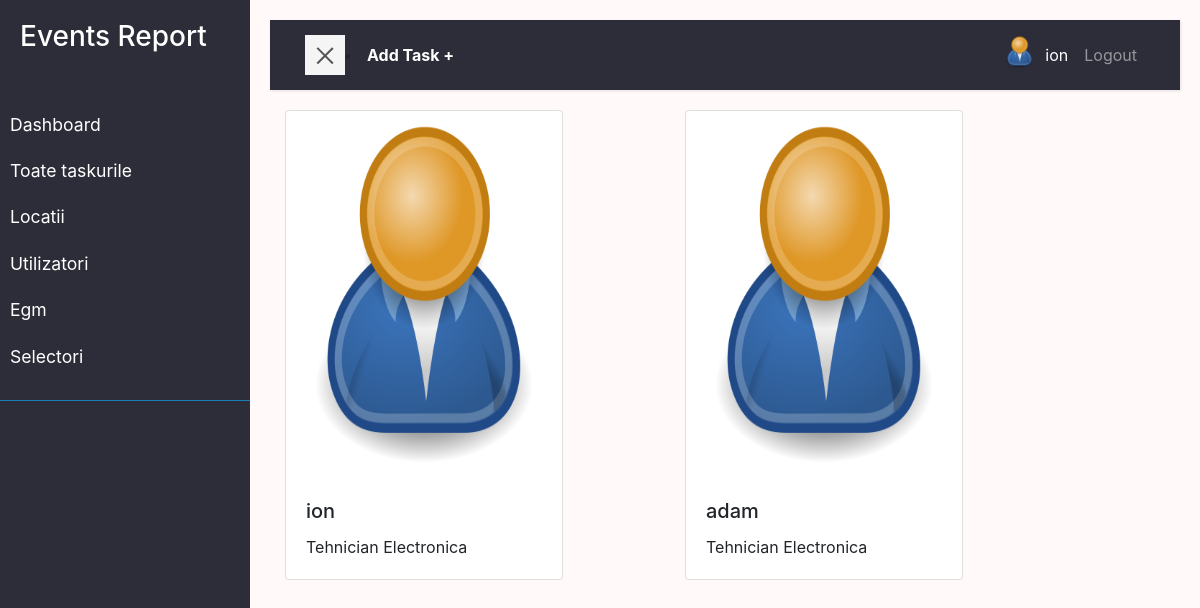
/user/profiles (signed in), run on an earlier commit of the app's database.
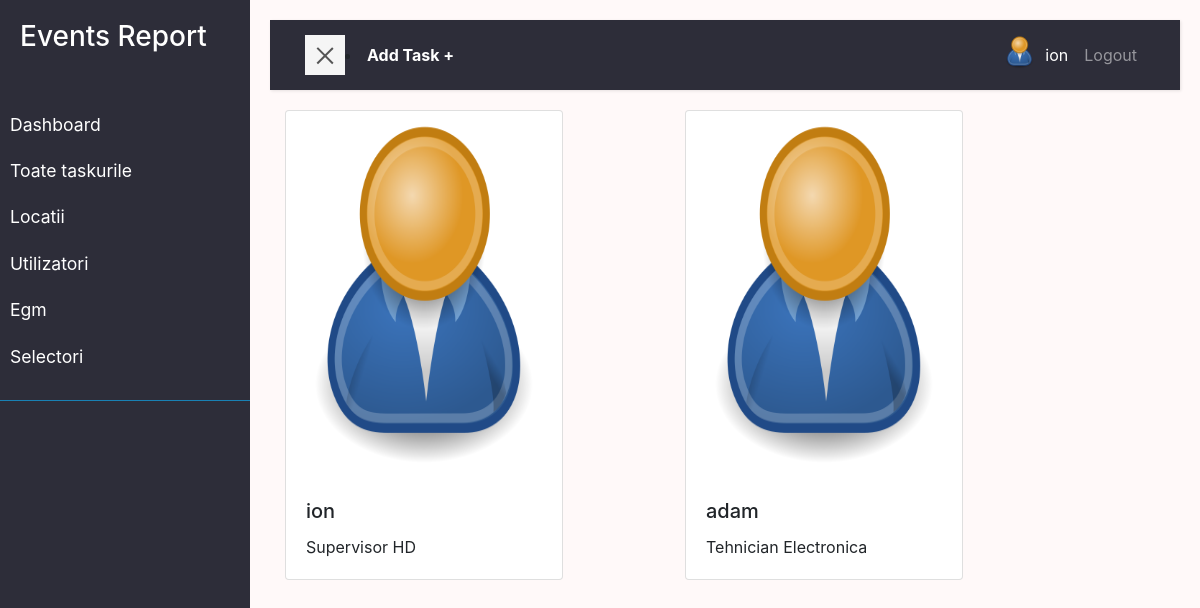
And on a later commit of the database.
### user/models.py (models this page shows, shortened)
class Profile(models.Model):
    user = models.OneToOneField(
        User, on_delete=models.DO_NOTHING, null=True, blank=True)
    nume = models.CharField(max_length=200, blank=True, null=True)
    prenume = models.CharField(max_length=200, blank=True, null=True)
    email = models.EmailField(max_length=500, blank=True, null=True)
    email_serviciu = models.EmailField(
        max_length=500, unique=True, blank=True, null=True)
    username = models.CharField(max_length=200, blank=True, null=True)
    location = models.CharField(max_length=200, blank=True, null=True)
    functie = models.CharField(
        max_length=200, blank=True, null=True, default='Tehnician Electronica')
    profile_image = models.ImageField(
        null=True, blank=True, upload_to='profiles/', default='profiles/user-default.png')
    url_facebook = models.CharField(max_length=200, blank=True, null=True)
    phone = models.CharField(max_length=200, blank=True, null=True)
    phone_serviciu = models.CharField(max_length=200, blank=True, null=True)
    created = models.DateTimeField(auto_now_add=True)
    id = models.UUIDField(default=uuid.uuid4, unique=True,
                          primary_key=True, editable=False)
    class Meta:
        ordering = ['created']
    @property
    def imageURL(self):
        try:
            url = self.profile_image.url
        except:
            url = ''
        return url

### user/views.py (the view)
# urls.py: path('profiles', views.profiles, name='profiles'),
@login_required(login_url='login')
def profiles(request):
    profiles = Profile.objects.all
    context = {'profiles': profiles}
    return render(request, 'user/profiles.html', context)

### user/templates/user/profiles.html
{% extends 'main.html' %}
 {% block content %}
<div class="row row-cols-1 row-cols-md-1 g-4">
  {% for profile in profiles %}
  <div class="col-4 card-user">
    <div class="col-10">
      <a
        href="{% url 'user_profile' profile.id %}?next=/user/profiles"
        class="card"
      >
        <img src="{{profile.imageURL}}" class="card-img-top" alt="image" />
        <div class="card-body">
          <h5 class="card-title">{{profile.username}}</h5>
          <p class="card-text">{{profile.functie|slice:"60"}}</p>
        </div>
      </a>
    </div>
  </div>
  {% endfor %}
</div>
{% endblock %}

What changed in the data, as far as the page shows it:
changed Profile "ion": functie "Tehnician Electronica" → "Supervisor HD"
